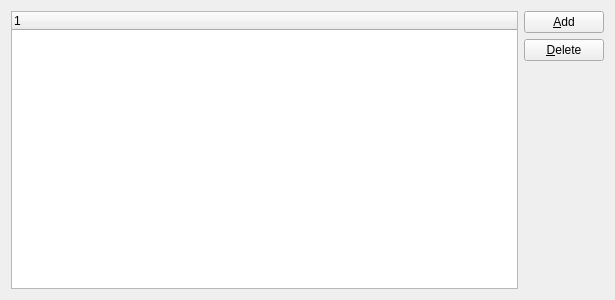
<?xml version="1.0" encoding="UTF-8"?>
<ui version="4.0">
 <class>VDataFindWidget</class>
 <widget class="QWidget" name="VDataFindWidget">
  <property name="geometry">
   <rect>
    <x>0</x>
    <y>0</y>
    <width>615</width>
    <height>300</height>
   </rect>
  </property>
  <property name="minimumSize">
   <size>
    <width>615</width>
    <height>0</height>
   </size>
  </property>
  <property name="windowTitle">
   <string>Form</string>
  </property>
  <layout class="QGridLayout" name="gridLayout">
   <item row="0" column="0">
    <layout class="QHBoxLayout" name="horizontalLayout">
     <item>
      <widget class="QTreeWidget" name="treeWidget">
       <column>
        <property name="text">
         <string notr="true">1</string>
        </property>
       </column>
      </widget>
     </item>
     <item>
      <layout class="QVBoxLayout" name="verticalLayout">
       <item>
        <widget class="QPushButton" name="pbAdd">
         <property name="text">
          <string>&amp;Add</string>
         </property>
        </widget>
       </item>
       <item>
        <widget class="QPushButton" name="pbDel">
         <property name="text">
          <string>&amp;Delete</string>
         </property>
        </widget>
       </item>
       <item>
        <spacer name="verticalSpacer">
         <property name="orientation">
          <enum>Qt::Vertical</enum>
         </property>
         <property name="sizeHint" stdset="0">
          <size>
           <width>20</width>
           <height>40</height>
          </size>
         </property>
        </spacer>
       </item>
      </layout>
     </item>
    </layout>
   </item>
  </layout>
 </widget>
 <resources/>
 <connections/>
</ui>
